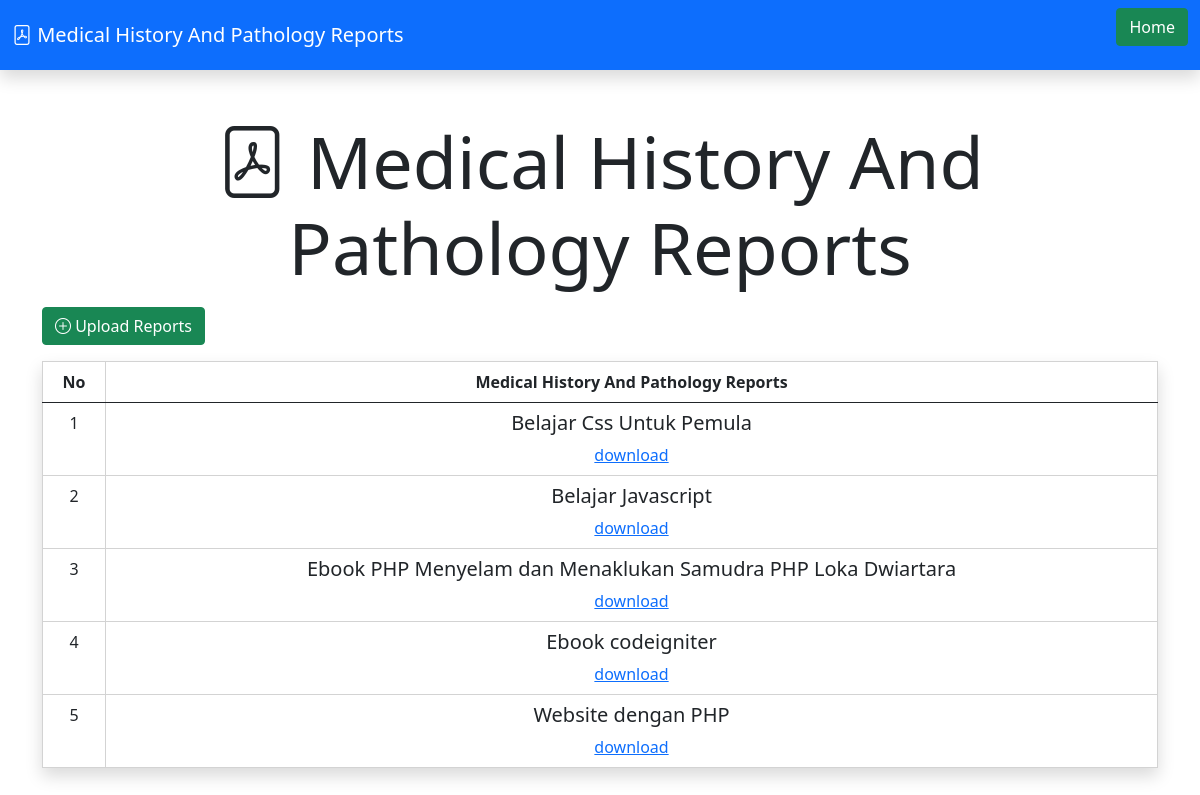
Screenshot of /doctor/index2.php with the database file from the repository.
### tables this page shows
CREATE TABLE `tb_pdf_book` (
  `id` int(11) NOT NULL,
  `nama_file_pdf` varchar(100) NOT NULL,
  `judul_file_pdf` varchar(100) NOT NULL
);

### doctor/index2.php (the view, shortened to what this page needs)
<?php
include_once 'database.php';
?>
<!doctype html>
<html lang="en">
  <head>
    <link href="https://cdn.jsdelivr.net/npm/bootstrap@5.0.2/dist/css/bootstrap.min.css" rel="stylesheet">
    <link rel="stylesheet" href="https://cdn.jsdelivr.net/npm/bootstrap-icons@1.5.0/font/bootstrap-icons.css">
    <link href="https://cdn.datatables.net/1.10.20/css/dataTables.bootstrap4.min.css" rel="stylesheet" />
  </head>
  <body>
    <nav class="navbar navbar-dark bg-primary shadow mb-5">
      <div class="container-fluid">
       <a class="navbar-brand"><i class="bi bi-file-pdf"></i> Medical History And Pathology Reports</a>
       <a href="index.php"><button type="button" class="btn btn-success mb-3">Home</button></a>
      </div>
    </nav>
<div class="container">
  <div class="row">
      <div class="col">
     <h1 class="display-2 text-center mb-3"><i class="bi bi-file-pdf"></i> Medical History And Pathology Reports</h1>
          <a href="tambah.php"><button type="button" class="btn btn-success mb-3"><i class="bi bi-plus-circle"></i> Upload Reports</button></a>
     <table id="dataTable" class="table shadow">
    <thead>
        <tr>
            <th class="text-center">No</th>
            <th class="text-center"> Medical History And Pathology Reports</th>
        </tr>
    </thead>
        <?php
            $query = mysqli_query($conn, "SELECT * FROM tb_pdf_book");
        ?>
    <tbody>
         <?php $i = 1; ?>
        	<?php foreach($query as $data) : ?>
        <tr>
            <td class="text-center"><?php echo $i; ?></td>
            <td class="text-center"><h5><?php echo $data['judul_file_pdf']; ?></h5><a href="download.php?filename=<?php echo $data['nama_file_pdf']?>">download</a></td>
        </tr>
           <?php $i++; ?>
          <?php endforeach; ?>
    </tbody>
</table>
      </div>
    </div>
</div>
  </body>
</html>

### doctor/index2.php (style rules this page uses)
table, th, td { border: 1px solid #D3D3D3; }

### rows the page displays
tb_pdf_book: judul_file_pdf "Belajar Css Untuk Pemula"
tb_pdf_book: judul_file_pdf "Belajar Javascript"
tb_pdf_book: judul_file_pdf "Ebook PHP Menyelam dan Menaklukan Samudra PHP Loka Dwiartara"
tb_pdf_book: judul_file_pdf "Ebook codeigniter"
tb_pdf_book: judul_file_pdf "Website dengan PHP"
